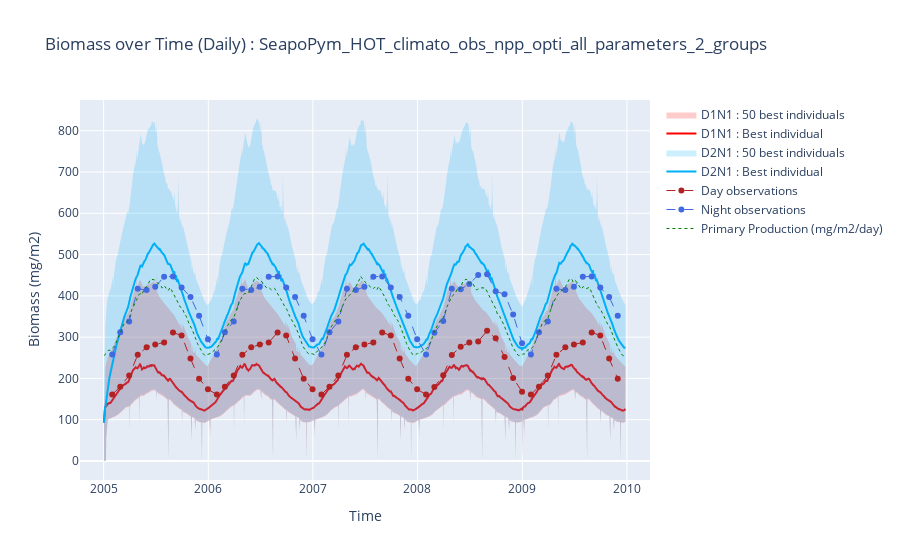

Here is the notebook cell this chart was saved with:
### Markdown cell above
### Daily with best individuals

### Code cell
x = best_model.export_biomass().time.to_series()
x_rev = pd.concat([x, x[::-1]])

# D1N1 data
y_D1N1 = (
    best_model.export_biomass()
    .sel(functional_group=0)
    .pint.quantify()
    .pint.to("mg/m2")
    .pint.dequantify()
    .data.flatten()
)
y_D1N1_upper = max_biomass_D1N1.to("milligram / meter ** 2")
y_D1N1_lower = min_biomass_D1N1.to("milligram / meter ** 2")[::-1]
y_D1N1_rev = np.concatenate([y_D1N1_upper, y_D1N1_lower])

# D2N1 data
y_D2N1 = (
    best_model.export_biomass()
    .sel(functional_group=1)
    .pint.quantify()
    .pint.to("mg/m2")
    .pint.dequantify()
    .data.flatten()
) + y_D1N1
y_D2N1_upper = max_biomass_D2N1.to("milligram / meter ** 2") + y_D1N1_upper
y_D2N1_lower = min_biomass_D2N1.to("milligram / meter ** 2")[::-1] + y_D1N1_lower
y_D2N1_rev = np.concatenate([y_D2N1_upper, y_D2N1_lower])

fig = go.Figure()

# D1N1 traces
fig.add_trace(
    go.Scatter(
        x=x_rev,
        y=y_D1N1_rev,
        fill="toself",
        fillcolor="rgba(255,0,0,0.2)",
        line_color="rgba(255,255,255,0)",
        name=f"D1N1 : {NB_INDIVIDUAL_TO_SHOW} best individuals",
    )
)

fig.add_trace(
    go.Scatter(
        x=x,
        y=y_D1N1,
        line_color="rgb(255,0,0)",
        name="D1N1 : Best individual",
    )
)

# D2N1 traces
fig.add_trace(
    go.Scatter(
        x=x_rev,
        y=y_D2N1_rev,
        fill="toself",
        fillcolor="rgba(0,176,246,0.2)",
        line_color="rgba(255,255,255,0)",
        name=f"D2N1 : {NB_INDIVIDUAL_TO_SHOW} best individuals",
    )
)

fig.add_trace(
    go.Scatter(
        x=x,
        y=y_D2N1,
        line_color="rgb(0,176,246)",
        name="D2N1 : Best individual",
    )
)

# OBSERVATIONS ------------------------------------------------ #

fig.add_trace(
    go.Scatter(
        x=observations.day.time.data.flatten(),
        y=observations.day.pint.quantify().pint.to("mg/m2").pint.dequantify().data.flatten(),
        mode="lines+markers",
        name="Day observations",
        line={"dash": "dash", "color": "firebrick", "width": 1},
    )
)

fig.add_trace(
    go.Scatter(
        x=observations.night.time.data.flatten(),
        y=observations.night.pint.quantify().pint.to("mg/m2").pint.dequantify().data.flatten(),
        mode="lines+markers",
        name="Night observations",
        line={"dash": "dash", "color": "royalblue", "width": 1},
    )
)

# PRIMARY PRODUCTION ----------------------------------------- #

fig.add_trace(
    go.Scatter(
        x=best_model.state.primary_production.time.data.flatten(),
        y=best_model.state.primary_production.pint.quantify().pint.to("mg/m2/day").pint.dequantify().data.flatten(),
        mode="lines",
        name="Primary Production (mg/m2/day)",
        line={"dash": "dot", "color": "green", "width": 1},
    )
)

fig.update_layout(
    xaxis_title="Time",
    yaxis_title="Biomass (mg/m2)",
    title=f"Biomass over Time (Daily) : {export_file_name}",
    showlegend=True,
)

fig.show()

### Figure 1 — Plotly figure (JSON) as saved in the notebook; plotly's stock layout.template omitted (floating-point values rounded to 4 significant figures; data arrays with more than 128 entries replaced by an {"elided": "..."} marker saying what was removed)
{"data": [{"fill": "toself", "fillcolor": "rgba(255,0,0,0.2)", "line": {"color": "rgba(255,255,255,0)"}, "name": "D1N1 : 50 best individuals", "type": "scatter", "x": {"elided": "3642 str values"}, "y": {"elided": "3642 float values"}}, {"line": {"color": "rgb(255,0,0)"}, "name": "D1N1 : Best individual", "type": "scatter", "x": {"elided": "1821 str values"}, "y": {"elided": "1821 float values"}}, {"fill": "toself", "fillcolor": "rgba(0,176,246,0.2)", "line": {"color": "rgba(255,255,255,0)"}, "name": "D2N1 : 50 best individuals", "type": "scatter", "x": {"elided": "3642 str values"}, "y": {"elided": "3642 float values"}}, {"line": {"color": "rgb(0,176,246)"}, "name": "D2N1 : Best individual", "type": "scatter", "x": {"elided": "1821 str values"}, "y": {"elided": "1821 float values"}}, {"line": {"color": "firebrick", "dash": "dash", "width": 1}, "mode": "lines+markers", "name": "Day observations", "type": "scatter", "x": ["2005-01-31T00:00:00.000000000", "2005-02-28T00:00:00.000000000", "2005-03-31T00:00:00.000000000", "2005-04-30T00:00:00.000000000", "2005-05-31T00:00:00.000000000", "2005-06-30T00:00:00.000000000", "2005-07-31T00:00:00.000000000", "2005-08-31T00:00:00.000000000", "2005-09-30T00:00:00.000000000", "2005-10-31T00:00:00.000000000", "2005-11-30T00:00:00.000000000", "2005-12-31T00:00:00.000000000", "2006-01-31T00:00:00.000000000", "2006-02-28T00:00:00.000000000", "2006-03-31T00:00:00.000000000", "2006-04-30T00:00:00.000000000", "2006-05-31T00:00:00.000000000", "2006-06-30T00:00:00.000000000", "2006-07-31T00:00:00.000000000", "2006-08-31T00:00:00.000000000", "2006-09-30T00:00:00.000000000", "2006-10-31T00:00:00.000000000", "2006-11-30T00:00:00.000000000", "2006-12-31T00:00:00.000000000", "2007-01-31T00:00:00.000000000", "2007-02-28T00:00:00.000000000", "2007-03-31T00:00:00.000000000", "2007-04-30T00:00:00.000000000", "2007-05-31T00:00:00.000000000", "2007-06-30T00:00:00.000000000", "2007-07-31T00:00:00.000000000", "2007-08-31T00:00:00.000000000", "2007-09-30T00:00:00.000000000", "2007-10-31T00:00:00.000000000", "2007-11-30T00:00:00.000000000", "2007-12-31T00:00:00.000000000", "2008-01-31T00:00:00.000000000", "2008-02-29T00:00:00.000000000", "2008-03-31T00:00:00.000000000", "2008-04-30T00:00:00.000000000", "2008-05-31T00:00:00.000000000", "2008-06-30T00:00:00.000000000", "2008-07-31T00:00:00.000000000", "2008-08-31T00:00:00.000000000", "2008-09-30T00:00:00.000000000", "2008-10-31T00:00:00.000000000", "2008-11-30T00:00:00.000000000", "2008-12-31T00:00:00.000000000", "2009-01-31T00:00:00.000000000", "2009-02-28T00:00:00.000000000", "2009-03-31T00:00:00.000000000", "2009-04-30T00:00:00.000000000", "2009-05-31T00:00:00.000000000", "2009-06-30T00:00:00.000000000", "2009-07-31T00:00:00.000000000", "2009-08-31T00:00:00.000000000", "2009-09-30T00:00:00.000000000", "2009-10-31T00:00:00.000000000", "2009-11-30T00:00:00.000000000"], "y": [161.2, 180.1, 207.0, 257.1, 275.2, 282.2, 287.0, 311.5, 303.8, 248.0, 199.5, 173.6, 161.2, 180.1, 207.0, 257.1, 275.2, 282.2, 287.0, 311.5, 303.8, 248.0, 199.5, 173.6, 161.2, 180.1, 207.0, 257.1, 275.2, 282.2, 287.0, 311.5, 303.8, 248.0, 199.5, 173.6, 161.2, 179.2, 207.8, 257.0, 276.7, 286.9, 289.5, 315.3, 297.1, 252.1, 201.1, 167.9, 161.2, 180.1, 207.0, 257.1, 275.2, 282.2, 287.0, 311.5, 303.8, 248.0, 199.5]}, {"line": {"color": "royalblue", "dash": "dash", "width": 1}, "mode": "lines+markers", "name": "Night observations", "type": "scatter", "x": ["2005-01-31T00:00:00.000000000", "2005-02-28T00:00:00.000000000", "2005-03-31T00:00:00.000000000", "2005-04-30T00:00:00.000000000", "2005-05-31T00:00:00.000000000", "2005-06-30T00:00:00.000000000", "2005-07-31T00:00:00.000000000", "2005-08-31T00:00:00.000000000", "2005-09-30T00:00:00.000000000", "2005-10-31T00:00:00.000000000", "2005-11-30T00:00:00.000000000", "2005-12-31T00:00:00.000000000", "2006-01-31T00:00:00.000000000", "2006-02-28T00:00:00.000000000", "2006-03-31T00:00:00.000000000", "2006-04-30T00:00:00.000000000", "2006-05-31T00:00:00.000000000", "2006-06-30T00:00:00.000000000", "2006-07-31T00:00:00.000000000", "2006-08-31T00:00:00.000000000", "2006-09-30T00:00:00.000000000", "2006-10-31T00:00:00.000000000", "2006-11-30T00:00:00.000000000", "2006-12-31T00:00:00.000000000", "2007-01-31T00:00:00.000000000", "2007-02-28T00:00:00.000000000", "2007-03-31T00:00:00.000000000", "2007-04-30T00:00:00.000000000", "2007-05-31T00:00:00.000000000", "2007-06-30T00:00:00.000000000", "2007-07-31T00:00:00.000000000", "2007-08-31T00:00:00.000000000", "2007-09-30T00:00:00.000000000", "2007-10-31T00:00:00.000000000", "2007-11-30T00:00:00.000000000", "2007-12-31T00:00:00.000000000", "2008-01-31T00:00:00.000000000", "2008-02-29T00:00:00.000000000", "2008-03-31T00:00:00.000000000", "2008-04-30T00:00:00.000000000", "2008-05-31T00:00:00.000000000", "2008-06-30T00:00:00.000000000", "2008-07-31T00:00:00.000000000", "2008-08-31T00:00:00.000000000", "2008-09-30T00:00:00.000000000", "2008-10-31T00:00:00.000000000", "2008-11-30T00:00:00.000000000", "2008-12-31T00:00:00.000000000", "2009-01-31T00:00:00.000000000", "2009-02-28T00:00:00.000000000", "2009-03-31T00:00:00.000000000", "2009-04-30T00:00:00.000000000", "2009-05-31T00:00:00.000000000", "2009-06-30T00:00:00.000000000", "2009-07-31T00:00:00.000000000", "2009-08-31T00:00:00.000000000", "2009-09-30T00:00:00.000000000", "2009-10-31T00:00:00.000000000", "2009-11-30T00:00:00.000000000"], "y": [258.0, 312.1, 337.8, 417.2, 414.0, 421.9, 446.5, 447.0, 420.4, 397.5, 351.8, 294.6, 258.0, 312.1, 337.8, 417.2, 414.0, 421.9, 446.5, 447.0, 420.4, 397.5, 351.8, 294.6, 258.0, 312.1, 337.8, 417.2, 414.0, 421.9, 446.5, 447.0, 420.4, 397.5, 351.8, 294.6, 258.0, 310.5, 339.2, 417.1, 416.2, 428.8, 450.3, 452.4, 411.1, 403.9, 354.6, 285.0, 258.0, 312.1, 337.8, 417.2, 414.0, 421.9, 446.5, 447.0, 420.4, 397.5, 351.8]}, {"line": {"color": "green", "dash": "dot", "width": 1}, "mode": "lines", "name": "Primary Production (mg/m2/day)", "type": "scatter", "x": {"elided": "1821 str values"}, "y": {"elided": "1821 float values"}}], "layout": {"showlegend": true, "title": {"text": "Biomass over Time (Daily) : SeapoPym_HOT_climato_obs_npp_opti_all_parameters_2_groups"}, "xaxis": {"title": {"text": "Time"}}, "yaxis": {"title": {"text": "Biomass (mg/m2)"}}}}
